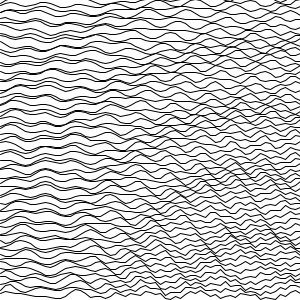
Frame 1 (no input)
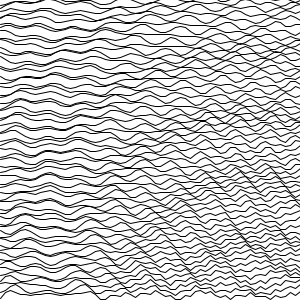
Frame 60 (the mouse pressed at the canvas centre just before this capture)
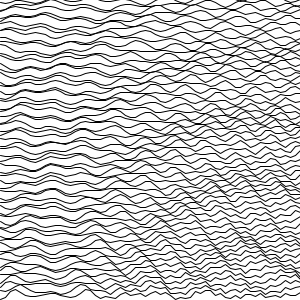
Frame 120 (the mouse held since frame 60 and released just before this capture)

The Processing sketch that drew these frames (run headless with seeded random() and noise(); from frame 60 on, the mouse is pressed at the canvas centre):

// Processing sketch: processing_130266
// ── processing_130266.pde

SineWave wave1 = new SineWave(250, 300, 10);
SineWave wave2 = new SineWave(350, 150, 5);
SineWave wave3 = new SineWave(50, 350, 2);

void setup() {
  size(300, 300);
}

void draw() {
  fill(255);
  noStroke();
  rect(0, 0, width, height);
  noFill();
  stroke(0);
  for (int y = 0; y < height; y += 5) {
    beginShape();
    for (int x = 0; x <= width; x += 5) {
      float a = (wave1.amplitude(x, y) + wave2.amplitude(x, y) + wave3.amplitude(x, y)) * 2;
      vertex(x, y + a);
    }
    endShape();
  }
}

class SineWave {
  float cx;
  float cy;
  float wavelength;
  
  SineWave(float cx, float cy, float wavelength) {
    this.cx = cx;
    this.cy = cy;
    this.wavelength = wavelength;
  }
  
  float amplitude(float x, float y) {
    float dx = x - this.cx;
    float dy = y - this.cy;
    return sin((sqrt(dx * dx + dy * dy) - frameCount) / this.wavelength);
  }
}
